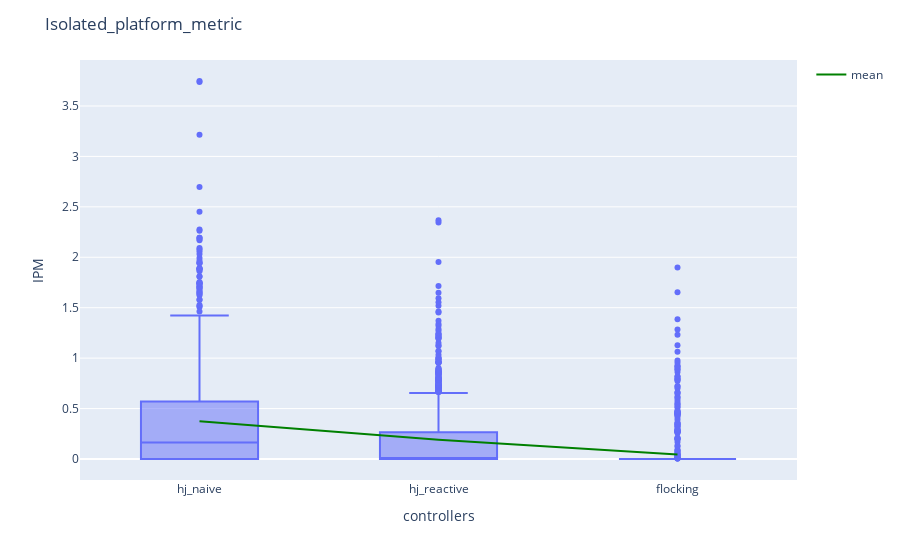

Notebook code for this chart:
### Markdown cell above
+ Isolated Platform Metric

### Code cell
failed_connectivity_hj_flocking =  metrics_hj_flocking#metrics_hj_flocking[metrics_hj_flocking["Isolated_platform_metric"]>0]
failed_connectivity_hj_naive = metrics_hj_naive#metrics_hj_naive[metrics_hj_flocking["Isolated_platform_metric"]>0]
failed_connectivity_hj_reactive = metrics_hj_reactive #metrics_hj_reactive[metrics_hj_flocking["Isolated_platform_metric"]>0]


ipm_dict= {"hj_naive": failed_connectivity_hj_naive["Isolated_platform_metric"],
                      "hj_reactive": failed_connectivity_hj_reactive["Isolated_platform_metric"],
                      "flocking":failed_connectivity_hj_flocking["Isolated_platform_metric"]}
ipm_df = pd.DataFrame(ipm_dict)
fig_ipm = px.box(ipm_df, log_y=False )
mean_trace = go.Scatter(
    x=ipm_df.columns,
    y=ipm_df.mean(),
    mode='lines',
    line=dict(color='green', width=2),
    showlegend=True,
    name="mean"
)
fig_ipm.add_trace(mean_trace)
# Add custom x and y labels
fig_ipm.update_layout(
    xaxis_title="controllers",
    yaxis_title="IPM",
    title = {'text': "Isolated_platform_metric"}
)
fig_ipm.show()

### Figure 1 — Plotly figure (JSON) as saved in the notebook; plotly's stock layout.template omitted (floating-point values rounded to 4 significant figures; data arrays with more than 128 entries replaced by an {"elided": "..."} marker saying what was removed)
{"data": [{"alignmentgroup": "True", "hovertemplate": "variable=%{x}<br>value=%{y}<extra></extra>", "legendgroup": "", "marker": {"color": "#636efa"}, "name": "", "notched": false, "offsetgroup": "", "orientation": "v", "showlegend": false, "type": "box", "x": {"elided": "2931 str values"}, "x0": " ", "xaxis": "x", "y": {"elided": "2931 float values"}, "y0": " ", "yaxis": "y"}, {"line": {"color": "green", "width": 2}, "mode": "lines", "name": "mean", "showlegend": true, "type": "scatter", "x": ["hj_naive", "hj_reactive", "flocking"], "y": [0.3731, 0.191, 0.04443]}], "layout": {"boxmode": "group", "legend": {"tracegroupgap": 0}, "margin": {"t": 60}, "title": {"text": "Isolated_platform_metric"}, "xaxis": {"anchor": "y", "domain": [0, 1], "title": {"text": "controllers"}}, "yaxis": {"anchor": "x", "domain": [0, 1], "title": {"text": "IPM"}}}}
